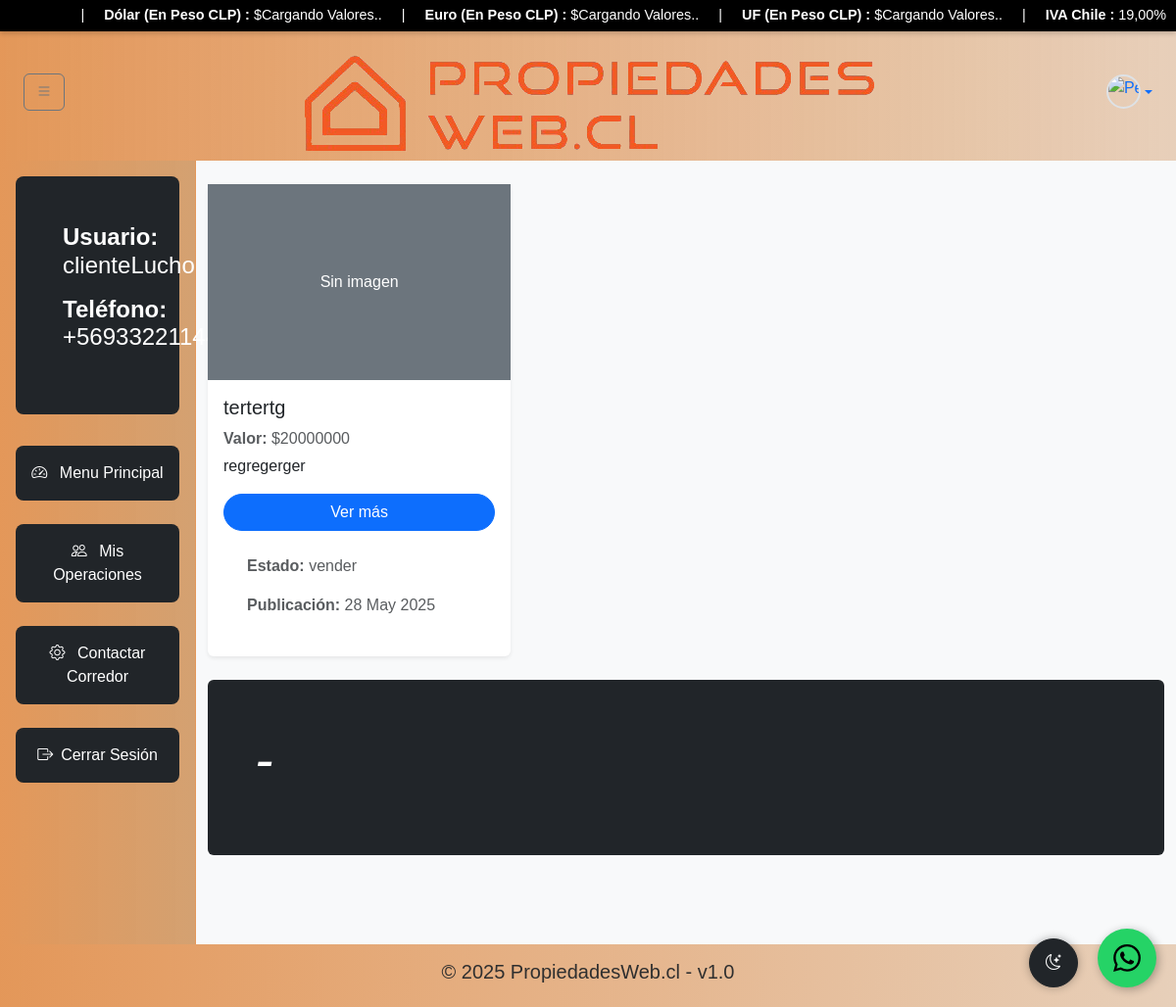
/cliente/index/ (signed in), run on the app's committed database.
### cliente/models.py (models this page shows, shortened)
class Cliente(models.Model):
    user = models.OneToOneField(User, on_delete=models.CASCADE)
    telefono = models.CharField(max_length=15, blank=True)
    documento = models.FileField(upload_to='documentos/clientes/', null=True, blank=True)
    email = models.EmailField()

### administrador/models.py (models this page shows, shortened)
class Propiedad(models.Model):
    administrador = models.ForeignKey('Administrador', on_delete=models.CASCADE, null=True, blank=True)
    corredor = models.ForeignKey('corredor.Corredor', on_delete=models.CASCADE, null=True, blank=True)
    dueno = models.ForeignKey('dueno.Dueno', on_delete=models.CASCADE, null=True, blank=True)
    cliente = models.ForeignKey('cliente.Cliente', on_delete=models.CASCADE, null=True, blank=True)
    titulo = models.CharField(max_length=255)
    descripcion = models.TextField()
    estado = models.CharField(max_length=10, choices=estado_publicado)
    valor = models.DecimalField(max_digits=12, decimal_places=2)
    estado_tramitacion = models.CharField(max_length=20, choices=estado_tramites, default='pendiente')
    fecha_inicio = models.DateField()
    fecha_termino = models.DateField()
    fecha_publicacion = models.DateTimeField(default=timezone.now)
    visibilidad = models.CharField(max_length=10, choices=estado_visible, default='visible')
    activo = models.BooleanField(default=False, choices=estado_activo)

### cliente/views.py (the view)
# urls.py: path('index/', views.index_cliente, name='cliente_index'),
@clienteAuth('cliente')
@login_required
def index_cliente(request):
    dolar = euro = uf = "Cargando Valores.."
    iva = Decimal('19.00')
    try:
        cliente = request.user.cliente
    except Exception:
        cliente = None
    propiedades_lista = Propiedad.objects.filter(activo=True).order_by('-fecha_publicacion')
    paginator = Paginator(propiedades_lista, 8)
    pagina = request.GET.get('page')
    propiedades = paginator.get_page(pagina)
    try:
        respuesta = requests.get("https://mindicador.cl/api", timeout=1)
        if respuesta.status_code == 200:
            dato_respuesta = respuesta.json()
            dolar = dato_respuesta["dolar"]["valor"]
            euro = dato_respuesta["euro"]["valor"]
            uf = dato_respuesta["uf"]["valor"]
    except Exception as e:
        print("No se pudo acceder a la API de valores de mercado:", e)
    return render(request, 'cliente/index.html', {
        'cliente': cliente,
        'propiedades': propiedades,
        'dolar': dolar,
        'euro': euro,
        'uf': uf,
        'iva': iva,
        'clp': dolar,
    })

### login/estructuradoAuth.py (called while the page is built)
def clienteAuth(modelo_relacionado):
    def decorador(vista):
        @wraps(vista)
        def envoltura(request, *args, **kwargs):
            if not request.user.is_authenticated:
                return redirect('/login/')
            if not hasattr(request.user, modelo_relacionado):
                return redirect('/')
            return vista(request, *args, **kwargs)
        return envoltura
    return decorador

### cliente/templates/cliente/index.html (shortened to what this page needs)
{% load static %}
<!DOCTYPE html>
<html lang="es">
<head>
  <link href="https://cdn.jsdelivr.net/npm/bootstrap@5.3.0/dist/css/bootstrap.min.css" rel="stylesheet" />
  <link href="https://cdnjs.cloudflare.com/ajax/libs/bootstrap-icons/1.10.5/font/bootstrap-icons.min.css" rel="stylesheet" />
</head>
<body class="bg-light">
<div class="mini-bar" >
    |
    <div class="item-izquierda"><span class="label">Dólar (En Peso CLP) :</span> ${{ clp }}</div>
    |
    <div class="item-izquierda"><span class="label">Euro (En Peso CLP) :</span> ${{ euro }}</div>
    |
    <div class="item-derecha"><span class="label">UF (En Peso CLP) :</span> ${{ uf }}</div>
    |
    <div class="item-derecha"><span class="label">IVA Chile :</span> {{ iva }}%</div>
</div>
<br>
  <nav class=" navbar navbar-light bg-white border-bottom px-4 py-2 d-flex justify-content-between align-items-center" style="border-color: rgba(222, 125, 46, 0) !important; background: linear-gradient(to right, rgba(222, 125, 46, 0.79), rgba(201, 134, 72, 0.36)) !important;">
      <button class="btn btn-outline-secondary" type="button" data-bs-toggle="collapse" data-bs-target="#sidebar" aria-controls="sidebar" aria-label="Mostrar menú"><i class="bi bi-list"></i></button>
  <div id="div-Banner">
    <br>
    <a class="navbar-brand fw-bold" href="{% url 'cliente_index' %}" style="margin-left: 25px;">
      <img class="navbar-img" src="{% static 'img/1-PNG.png' %}" alt="PropiedadesWeb" />
      <br>
    </a>
  </div>
      <div class="dropdown">
        <a href="#" class="d-flex align-items-center text-decoration-none dropdown-toggle" id="userDropdown" data-bs-toggle="dropdown" aria-expanded="false">
          <img src="https://avatars.githubusercontent.com/u/1?v=4" alt="Perfil" width="35" height="35" class="rounded-circle border border-2" />
        </a>
      </div>
    </nav>
<div class="container-fluid">
  <div class="row">
   <div style="border-color: rgba(222, 125, 46, 0) !important; background: linear-gradient(to right, rgba(222, 125, 46, 0.79), rgba(201, 134, 72, 0.77)) !important" class="col-md-3 col-lg-2 collapse show bg-white border-end p-3 min-vh-100" id="sidebar">
<div>
        <h4 class=" h-100 p-5 text-white bg-dark rounded-3" style="text-align: center !important;">            {% if cliente %}
              <p><strong>Usuario:</strong> {{ cliente.user.username }}</p>
              <p><strong>Teléfono:</strong> {{ cliente.telefono }}</p>
            {% else %}
              <p>No tienes un perfil asociado.</p>
            {% endif %}</h4>
</div>
      <ul class="nav nav-pills flex-column mb-auto ">
        <li class="nav-item">
           <br>
          <a href="{% url 'cliente_index' %}" class="text-center h-100 p-3 text-white bg-dark rounded-3 nav-link text-dark">
            <i class="bi bi-speedometer2 me-2"></i>  Menu Principal
          </a>
        </li>
        <li class="nav-item">
           <br>
          <a href="#" class="text-center h-100 p-3 text-white bg-dark rounded-3 nav-link text-dark">
            <i class="bi bi-people me-2"></i> Mis Operaciones
          </a>
        </li>
        <li class="nav-item">
           <br>
          <a href="#" class="text-center h-100 p-3 text-white bg-dark rounded-3 nav-link text-dark">
            <i class="bi bi-gear me-2"></i> Contactar Corredor
          </a>
        </li>
        <li class="nav-item">
          <br>
          <a type="submit" class="text-center h-100 p-3 text-white bg-dark rounded-3 nav-link text-dark">
                    <form method="POST" action="{% url 'logout' %}">
          <button type="submit" class="dropdown-item"><i class="bi bi-box-arrow-right me-2"></i>Cerrar Sesión</button>
        </form>
          </a>
        </li>
      </ul>
    </div>
    <main class="col-md-9 col-lg-10 py-4">
  <section>
  <div class="row g-4">
    {% for propiedad in propiedades %}
      <div class="col-md-6 col-lg-4">
        <div class="card h-100 shadow-sm border-0">
          {% if propiedad.imagenes.first %}
            <img src="{{ propiedad.imagenes.first.imagen.url }}" class="card-img-top" alt="{{ propiedad.titulo }}" style="height: 200px; object-fit: cover;">
          {% else %}
            <div class="bg-secondary text-white d-flex align-items-center justify-content-center" style="height: 200px;">
              <p class="mb-0">Sin imagen</p>
            </div>
          {% endif %}
          <div class="card-body d-flex flex-column">
            <h5 class="card-title">{{ propiedad.titulo }}</h5>
            <p class="card-text text-muted mb-1"><strong>Valor:</strong> ${{ propiedad.valor|floatformat:0 }}</p>
            <p class="card-text">{{ propiedad.descripcion|truncatechars:80 }}</p>
            <a href="{% url 'cliente_detalles_propiedad' propiedad.id %}" class="btn btn-primary mt-auto rounded-pill">Ver más</a>
            <div class="p-4 text-white rounded-4 nav-link text-dark">
              <p class="card-text text-muted"><strong>Estado:</strong> {{ propiedad.estado }}</p>
              <p class="card-text text-muted"><strong>Publicación:</strong> {{ propiedad.fecha_publicacion|date:"d M Y" }}</p>
            </div>
          </div>
        </div>
      </div>
    {% empty %}
      <div class="col-12">
        <p class="text-white">No hay propiedades disponibles.</p>
      </div>
    {% endfor %}
  </div>
</section>
<br>
    <div class="p-4 p-md-5 mb-4 rounded text-bg-dark">
      <div class="col-md-6 px-0">
        <h1 class="display-4 fst-italic">-</h1>
      </div>
    </div>
    </main>
<footer style="color: rgb(47, 47, 47) !important; border-color: rgba(222, 125, 46, 0) !important; background: linear-gradient(to right, rgba(222, 125, 46, 0.79), rgba(201, 134, 72, 0.36)) !important;" class="text-center text-muted small py-3">
<h5>© 2025 PropiedadesWeb.cl - v1.0</h5>
</footer>
<a href="https://wa.me/56911111111" class="whatsapp-float" target="_blank" title="Hola Un Gusto!!, Bienvenidos a WSP PropiedadesWeb">
  <img src="{% static 'img/WhatsApp.svg' %}" alt="WhatsApp" />
</a>
<button class="btn btn-dark modo-btn" onclick="toggleModo()" id="modo-btn" aria-label="Cambiar modo">
  <i class="bi bi-moon-stars" id="icono-modo"></i>
</button>
</body>
</html>

### cliente/templates/cliente/index.html (style rules this page uses)
.modo-btn { position: fixed; bottom: 20px; right: 100px; z-index: 9999; border-radius: 50%; width: 50px; height: 50px; display: flex; justify-content: center; align-items: center; box-shadow: 0 0 10px rgba(0, 0, 0, 0.3); }
.whatsapp-float { position: fixed; width: 60px; height: 60px; bottom: 20px; right: 20px; background-color: #25D366; color: white; border-radius: 50%; text-align: center; font-size: 30px; box-shadow: 2px 2px 10px rgba(0, 0, 0, 0.3); z-index: 1000; display: flex; align-items: center; justify-content: center; transition: transform 0.3s ease; }
.whatsapp-float img { width: 28px; height: 28px; }
body { margin: 0; font-family: Arial, sans-serif; }
.mini-bar { background-color:rgb(0, 0, 0); color: white; font-size: 0.9rem; display: flex; justify-content: end; gap: 20px; padding: 5px 10px; position: fixed; top: 0; width: 100%; z-index: 999; box-shadow: 0 2px 5px rgba(0,0,0,0.2); }
.label { font-weight: bold; }

### data on the page
Cliente: user.username "clienteLucho", telefono "+56933221144"
Propiedad: shows "Sin imagen", titulo "tertertg", valor "20000000", descripcion "regregerger", estado "vender", fecha_publicacion "28 May 2025"

### other printed values
{{ clp }} "Cargando Valores.."
{{ euro }} "Cargando Valores.."
{{ uf }} "Cargando Valores.."
{{ iva }} "19,00"
